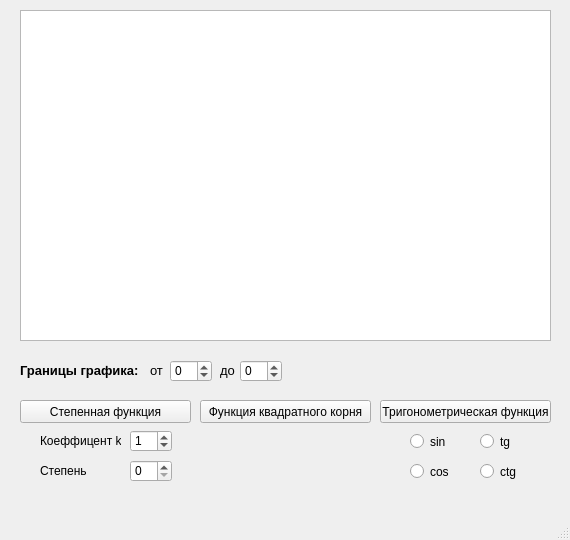
<?xml version="1.0" encoding="UTF-8"?>
<ui version="4.0">
 <class>MainWindow</class>
 <widget class="QMainWindow" name="MainWindow">
  <property name="geometry">
   <rect>
    <x>0</x>
    <y>0</y>
    <width>570</width>
    <height>540</height>
   </rect>
  </property>
  <property name="windowTitle">
   <string>MainWindow</string>
  </property>
  <widget class="QWidget" name="centralwidget">
   <widget class="PlotWidget" name="graphicsView">
    <property name="geometry">
     <rect>
      <x>20</x>
      <y>10</y>
      <width>531</width>
      <height>331</height>
     </rect>
    </property>
   </widget>
   <widget class="QLabel" name="label">
    <property name="geometry">
     <rect>
      <x>20</x>
      <y>360</y>
      <width>151</width>
      <height>21</height>
     </rect>
    </property>
    <property name="font">
     <font>
      <pointsize>10</pointsize>
      <weight>75</weight>
      <bold>true</bold>
     </font>
    </property>
    <property name="text">
     <string>Границы графика:</string>
    </property>
   </widget>
   <widget class="QSpinBox" name="minX">
    <property name="geometry">
     <rect>
      <x>170</x>
      <y>360</y>
      <width>42</width>
      <height>22</height>
     </rect>
    </property>
    <property name="minimum">
     <number>-99</number>
    </property>
   </widget>
   <widget class="QLabel" name="label_2">
    <property name="geometry">
     <rect>
      <x>150</x>
      <y>360</y>
      <width>21</width>
      <height>21</height>
     </rect>
    </property>
    <property name="font">
     <font>
      <pointsize>10</pointsize>
      <weight>50</weight>
      <bold>false</bold>
     </font>
    </property>
    <property name="text">
     <string>от</string>
    </property>
   </widget>
   <widget class="QSpinBox" name="maxX">
    <property name="geometry">
     <rect>
      <x>240</x>
      <y>360</y>
      <width>42</width>
      <height>22</height>
     </rect>
    </property>
    <property name="minimum">
     <number>-99</number>
    </property>
   </widget>
   <widget class="QLabel" name="label_3">
    <property name="geometry">
     <rect>
      <x>220</x>
      <y>360</y>
      <width>21</width>
      <height>21</height>
     </rect>
    </property>
    <property name="font">
     <font>
      <pointsize>10</pointsize>
      <weight>50</weight>
      <bold>false</bold>
     </font>
    </property>
    <property name="text">
     <string>до</string>
    </property>
   </widget>
   <widget class="QPushButton" name="pushButton">
    <property name="geometry">
     <rect>
      <x>20</x>
      <y>400</y>
      <width>171</width>
      <height>23</height>
     </rect>
    </property>
    <property name="text">
     <string>Степенная функция</string>
    </property>
   </widget>
   <widget class="QPushButton" name="pushButton_2">
    <property name="geometry">
     <rect>
      <x>200</x>
      <y>400</y>
      <width>171</width>
      <height>23</height>
     </rect>
    </property>
    <property name="text">
     <string>Функция квадратного корня</string>
    </property>
   </widget>
   <widget class="QPushButton" name="pushButton_3">
    <property name="geometry">
     <rect>
      <x>380</x>
      <y>400</y>
      <width>171</width>
      <height>23</height>
     </rect>
    </property>
    <property name="text">
     <string>Тригонометрическая функция</string>
    </property>
   </widget>
   <widget class="QLabel" name="label_4">
    <property name="geometry">
     <rect>
      <x>40</x>
      <y>433</y>
      <width>81</width>
      <height>16</height>
     </rect>
    </property>
    <property name="text">
     <string>Коеффицент k</string>
    </property>
   </widget>
   <widget class="QSpinBox" name="stepK">
    <property name="geometry">
     <rect>
      <x>130</x>
      <y>430</y>
      <width>42</width>
      <height>22</height>
     </rect>
    </property>
    <property name="value">
     <number>1</number>
    </property>
   </widget>
   <widget class="QLabel" name="label_5">
    <property name="geometry">
     <rect>
      <x>40</x>
      <y>463</y>
      <width>81</width>
      <height>16</height>
     </rect>
    </property>
    <property name="text">
     <string>Степень</string>
    </property>
   </widget>
   <widget class="QSpinBox" name="step">
    <property name="geometry">
     <rect>
      <x>130</x>
      <y>460</y>
      <width>42</width>
      <height>22</height>
     </rect>
    </property>
   </widget>
   <widget class="QRadioButton" name="sin">
    <property name="geometry">
     <rect>
      <x>410</x>
      <y>433</y>
      <width>82</width>
      <height>17</height>
     </rect>
    </property>
    <property name="text">
     <string>sin</string>
    </property>
   </widget>
   <widget class="QRadioButton" name="cos">
    <property name="geometry">
     <rect>
      <x>410</x>
      <y>463</y>
      <width>82</width>
      <height>17</height>
     </rect>
    </property>
    <property name="text">
     <string>cos</string>
    </property>
   </widget>
   <widget class="QRadioButton" name="tg">
    <property name="geometry">
     <rect>
      <x>480</x>
      <y>433</y>
      <width>82</width>
      <height>17</height>
     </rect>
    </property>
    <property name="text">
     <string>tg</string>
    </property>
   </widget>
   <widget class="QRadioButton" name="ctg">
    <property name="geometry">
     <rect>
      <x>480</x>
      <y>463</y>
      <width>82</width>
      <height>17</height>
     </rect>
    </property>
    <property name="text">
     <string>ctg</string>
    </property>
   </widget>
  </widget>
  <widget class="QMenuBar" name="menubar">
   <property name="geometry">
    <rect>
     <x>0</x>
     <y>0</y>
     <width>570</width>
     <height>21</height>
    </rect>
   </property>
  </widget>
  <widget class="QStatusBar" name="statusbar"/>
 </widget>
 <customwidgets>
  <customwidget>
   <class>PlotWidget</class>
   <extends>QGraphicsView</extends>
   <header>pyqtgraph</header>
  </customwidget>
 </customwidgets>
 <resources/>
 <connections/>
</ui>
